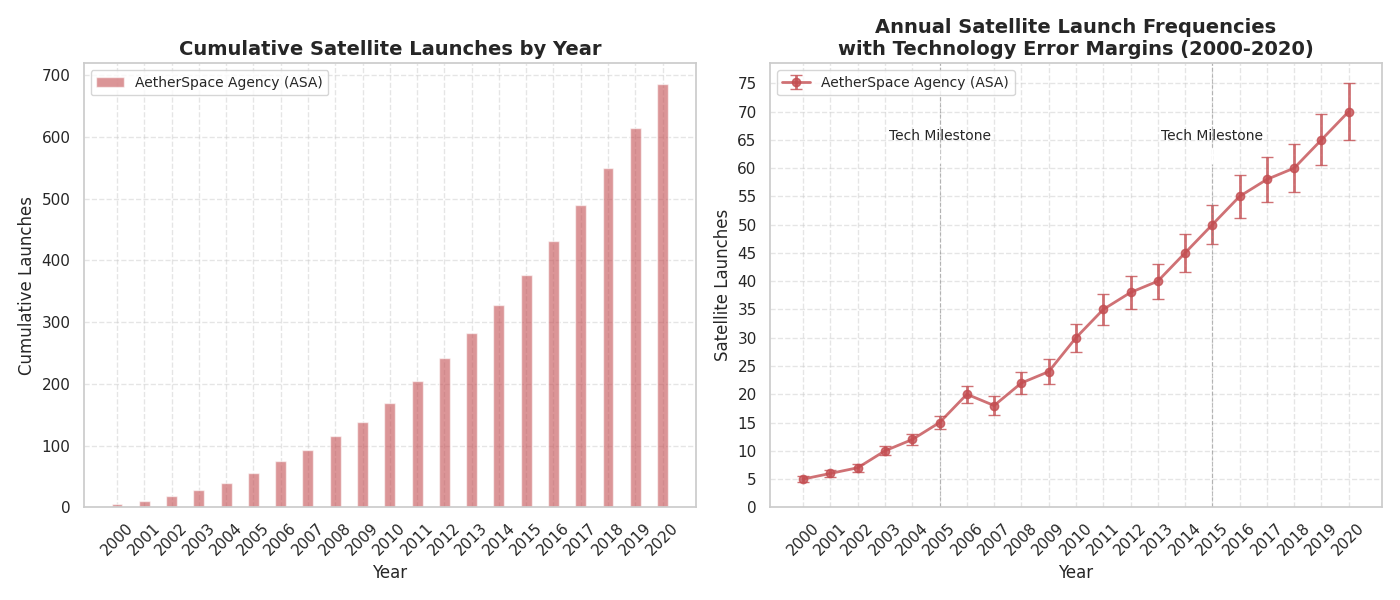

Python code for this plot:
import matplotlib.pyplot as plt
import numpy as np

# Define the years
years = np.arange(2000, 2021)

# Satellite launches per year for AetherSpace Agency (ASA)
asa_launches = [5, 6, 7, 10, 12, 15, 20, 18, 22, 24, 30, 35, 38, 40, 45, 50, 55, 58, 60, 65, 70]
asa_errors = [0.5, 0.6, 0.7, 0.8, 1, 1.2, 1.5, 1.7, 2, 2.2, 2.5, 2.7, 3, 3.1, 3.3, 3.5, 3.8, 4, 4.2, 4.5, 5]

# Calculate cumulative launches for AetherSpace Agency (ASA)
cumulative_asa = np.cumsum(asa_launches)

# Plot setup with subplots
fig, (ax1, ax2) = plt.subplots(1, 2, figsize=(14, 6), sharex=True)

# Bar chart for cumulative launches
ax1.bar(years, cumulative_asa, width=0.4, label='AetherSpace Agency (ASA)', color='r', alpha=0.6)

# Add title, labels, and grid for the first subplot
ax1.set_title('Cumulative Satellite Launches by Year', fontsize=14, fontweight='bold')
ax1.set_xlabel('Year', fontsize=12)
ax1.set_ylabel('Cumulative Launches', fontsize=12)
ax1.legend(loc='upper left', fontsize=10)
ax1.grid(True, linestyle='--', alpha=0.5)
ax1.set_xticks(years)
ax1.set_xticklabels(years, rotation=45)

# Line chart with error bars
ax2.errorbar(years, asa_launches, yerr=asa_errors, label='AetherSpace Agency (ASA)', fmt='-o',
             color='r', capsize=4, linestyle='-', linewidth=2, alpha=0.8)

# Add title, labels, and grid for the second subplot
ax2.set_title('Annual Satellite Launch Frequencies\nwith Technology Error Margins (2000-2020)', fontsize=14, fontweight='bold')
ax2.set_xlabel('Year', fontsize=12)
ax2.set_ylabel('Satellite Launches', fontsize=12)
ax2.legend(loc='upper left', fontsize=10)
ax2.grid(True, linestyle='--', alpha=0.5)
ax2.axvline(x=2005, color='gray', linestyle='--', linewidth=0.8, alpha=0.5)
ax2.axvline(x=2015, color='gray', linestyle='--', linewidth=0.8, alpha=0.5)
ax2.annotate('Tech Milestone', xy=(2005, 60), xytext=(2005, 65),
             arrowprops=dict(facecolor='black', arrowstyle='->'), fontsize=10, ha='center')
ax2.annotate('Tech Milestone', xy=(2015, 60), xytext=(2015, 65),
             arrowprops=dict(facecolor='black', arrowstyle='->'), fontsize=10, ha='center')
ax2.set_xticks(years)
ax2.set_xticklabels(years, rotation=45)
ax2.set_yticks(np.arange(0, 80, 5))

# Adjust layout for clarity
plt.tight_layout()

# Show the plot
plt.show()
